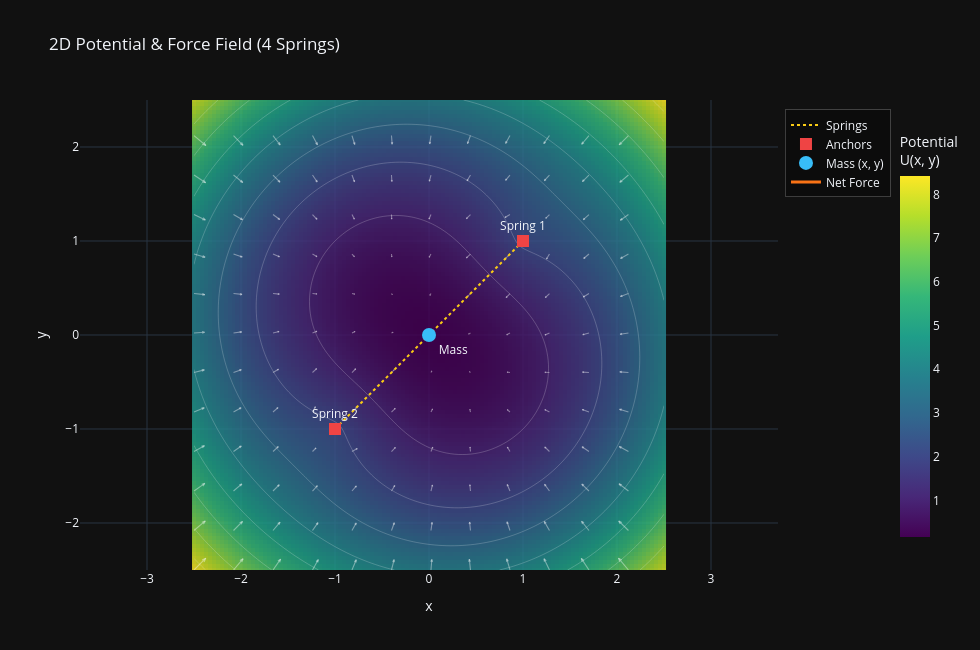

Notebook cell for this chart:
### Code cell
springs = [
    {"anchor": np.array([1, 1]), "k": 1, "L0": 1, "name": "Spring 1"},
    {"anchor": np.array([-1, -1]), "k": 1, "L0": 1, "name": "Spring 2"},
]

point_mass = np.array([0, 0])

plot_potential(springs, point_mass)
